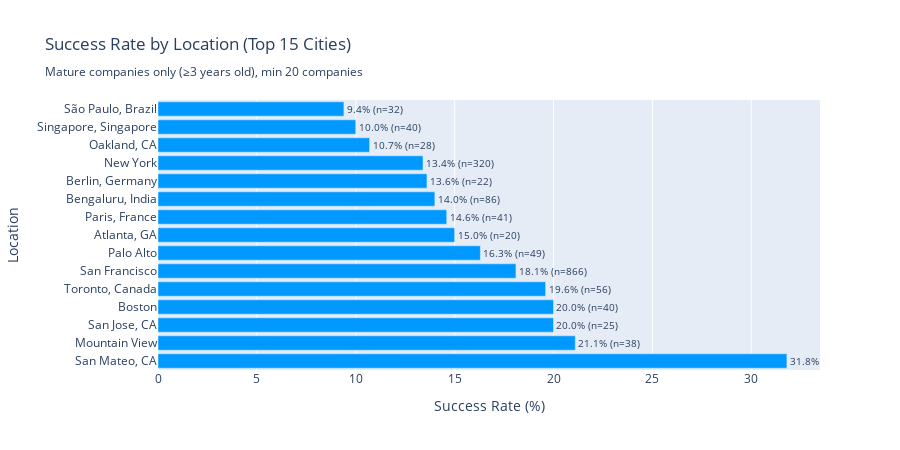

The notebook cell this image was saved under:
### Code cell
# 2. Success by Location (Top Cities)
location_success = analyze_success_factor('location', 'Success Rate by Location (Top 15 Cities)', top_n=15)

### Figure 1 — Plotly figure (JSON) as saved in the notebook; plotly's stock layout.template omitted (floating-point values rounded to 4 significant figures)
{"data": [{"marker": {"color": "#0099FF"}, "orientation": "h", "text": ["31.8% (n=22)", "21.1% (n=38)", "20.0% (n=25)", "20.0% (n=40)", "19.6% (n=56)", "18.1% (n=866)", "16.3% (n=49)", "15.0% (n=20)", "14.6% (n=41)", "14.0% (n=86)", "13.6% (n=22)", "13.4% (n=320)", "10.7% (n=28)", "10.0% (n=40)", "9.4% (n=32)"], "textposition": "outside", "type": "bar", "x": [31.8, 21.1, 20.0, 20.0, 19.6, 18.1, 16.3, 15.0, 14.6, 14.0, 13.6, 13.4, 10.7, 10.0, 9.4], "y": ["San Mateo, CA", "Mountain View", "San Jose, CA", "Boston", "Toronto, Canada", "San Francisco", "Palo Alto", "Atlanta, GA", "Paris, France", "Bengaluru, India", "Berlin, Germany", "New York", "Oakland, CA", "Singapore, Singapore", "São Paulo, Brazil"]}], "layout": {"height": 450, "title": {"text": "Success Rate by Location (Top 15 Cities)<br><sub>Mature companies only (≥3 years old), min 20 companies</sub>"}, "xaxis": {"title": {"text": "Success Rate (%)"}}, "yaxis": {"title": {"text": "Location"}}}}
